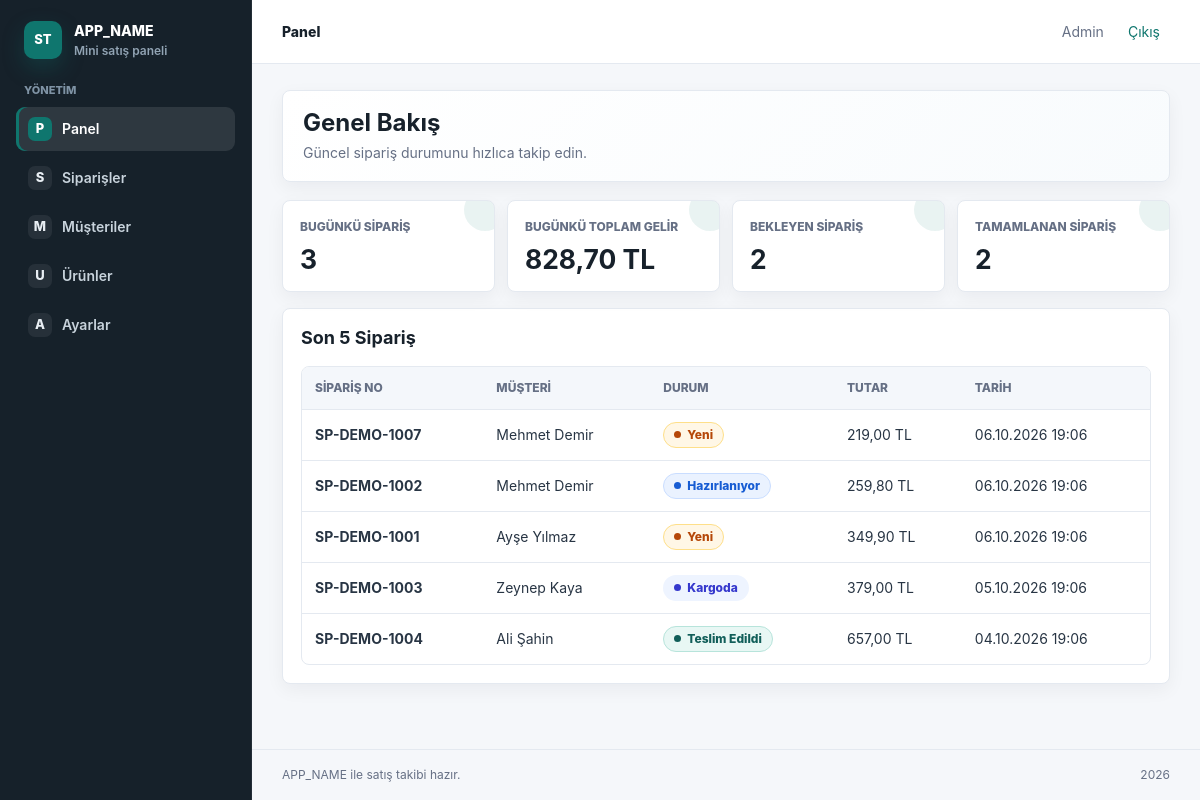
/admin/index.php (signed in), run on the app's committed database.
### tables this page shows
CREATE TABLE IF NOT EXISTS `orders` (
    `id` INT UNSIGNED NOT NULL AUTO_INCREMENT,
    `customer_id` INT UNSIGNED DEFAULT NULL,
    `order_no` VARCHAR(40) NOT NULL,
    `status` VARCHAR(40) NOT NULL DEFAULT 'pending',
    `payment_status` VARCHAR(40) NOT NULL DEFAULT 'waiting',
    `subtotal` DECIMAL(10,2) NOT NULL DEFAULT 0.00,
    `discount_total` DECIMAL(10,2) NOT NULL DEFAULT 0.00,
    `tax_total` DECIMAL(10,2) NOT NULL DEFAULT 0.00,
    `total_amount` DECIMAL(10,2) NOT NULL DEFAULT 0.00,
    `notes` TEXT DEFAULT NULL,
    `created_at` TIMESTAMP NOT NULL DEFAULT CURRENT_TIMESTAMP,
    `updated_at` TIMESTAMP NULL DEFAULT NULL ON UPDATE CURRENT_TIMESTAMP,
    PRIMARY KEY (`id`),
    UNIQUE KEY `orders_order_no_unique` (`order_no`),
    KEY `orders_customer_id_index` (`customer_id`),
    CONSTRAINT `orders_customer_id_fk`
        FOREIGN KEY (`customer_id`) REFERENCES `customers` (`id`)
        ON DELETE SET NULL
        ON UPDATE CASCADE
);

CREATE TABLE IF NOT EXISTS `customers` (
    `id` INT UNSIGNED NOT NULL AUTO_INCREMENT,
    `name` VARCHAR(150) NOT NULL,
    `phone` VARCHAR(40) DEFAULT NULL,
    `email` VARCHAR(190) DEFAULT NULL,
    `address` TEXT DEFAULT NULL,
    `notes` TEXT DEFAULT NULL,
    `created_at` TIMESTAMP NOT NULL DEFAULT CURRENT_TIMESTAMP,
    `updated_at` TIMESTAMP NULL DEFAULT NULL ON UPDATE CURRENT_TIMESTAMP,
    PRIMARY KEY (`id`),
    KEY `customers_name_index` (`name`)
);

### includes/functions.php (called while the page is built, shortened)
<?php
function e(?string $value): string
{
    return htmlspecialchars($value ?? '', ENT_QUOTES, 'UTF-8');
}
function url(string $path = ''): string
{
    return rtrim(APP_URL, '/') . '/' . ltrim($path, '/');
}
function asset(string $path): string
{
    return url($path);
}
function format_money(float $amount): string
{
    return number_format($amount, 2, ',', '.') . ' TL';
}
function order_status_options(): array
{
    return [
        'pending' => 'Yeni',
        'preparing' => 'Hazırlanıyor',
        'shipped' => 'Kargoda',
        'completed' => 'Teslim Edildi',
        'cancelled' => 'İptal',
    ];
}
function order_status_label(string $status): string
{
    $labels = order_status_options();
    return $labels[$status] ?? ucfirst($status);
}

### includes/auth.php (called while the page is built, shortened)
<?php
require_once __DIR__ . '/db.php';
require_once __DIR__ . '/functions.php';
function is_logged_in(): bool
{
    return !empty($_SESSION['auth_user']['id']);
}
function current_user(): ?array
{
    return is_logged_in() ? $_SESSION['auth_user'] : null;
}
    ?>

### includes/db.php (called while the page is built, shortened)
<?php
function db(): PDO
{
    static $pdo = null;
    if ($pdo instanceof PDO) {
        return $pdo;
    }
    $dsn = sprintf(
        'mysql:host=%s;port=%s;dbname=%s;charset=%s',
        DB_HOST,
        DB_PORT,
        DB_NAME,
        DB_CHARSET
    );
    $pdo = new PDO($dsn, DB_USER, DB_PASS, [
        PDO::ATTR_ERRMODE => PDO::ERRMODE_EXCEPTION,
        PDO::ATTR_DEFAULT_FETCH_MODE => PDO::FETCH_ASSOC,
        PDO::ATTR_EMULATE_PREPARES => false,
    ]);
    return $pdo;
}

### admin/index.php (the view, shortened to what this page needs)
<?php
require_once __DIR__ . '/../includes/auth.php';
$todayStats = db()->query(
    'SELECT COUNT(*) AS order_count, COALESCE(SUM(total_amount), 0) AS total_revenue
     FROM orders
     WHERE created_at >= CURDATE()
       AND created_at < DATE_ADD(CURDATE(), INTERVAL 1 DAY)'
)->fetch();
$statusStats = db()->query(
    "SELECT
        COALESCE(SUM(CASE WHEN status = 'pending' THEN 1 ELSE 0 END), 0) AS pending_orders,
        COALESCE(SUM(CASE WHEN status = 'completed' THEN 1 ELSE 0 END), 0) AS completed_orders
     FROM orders"
)->fetch();
$latestOrdersStmt = db()->query(
    'SELECT o.order_no, o.status, o.total_amount, o.created_at, c.name AS customer_name
     FROM orders o
     LEFT JOIN customers c ON c.id = o.customer_id
     ORDER BY o.created_at DESC, o.id DESC
     LIMIT 5'
);
$latestOrders = $latestOrdersStmt->fetchAll();
$page_title = 'Panel';
require_once __DIR__ . '/../includes/header.php';
require_once __DIR__ . '/../includes/sidebar.php';
?>
<main class="content">
    <div class="page-head">
        <div>
            <h1>Genel Bakış</h1>
            <p>Güncel sipariş durumunu hızlıca takip edin.</p>
        </div>
    </div>
    <div class="metric-grid">
        <section class="metric-card">
            <span>Bugünkü Sipariş</span>
            <strong><?php echo (int) ($todayStats['order_count'] ?? 0); ?></strong>
        </section>
        <section class="metric-card">
            <span>Bugünkü Toplam Gelir</span>
            <strong><?php echo e(format_money((float) ($todayStats['total_revenue'] ?? 0))); ?></strong>
        </section>
        <section class="metric-card">
            <span>Bekleyen Sipariş</span>
            <strong><?php echo (int) ($statusStats['pending_orders'] ?? 0); ?></strong>
        </section>
        <section class="metric-card">
            <span>Tamamlanan Sipariş</span>
            <strong><?php echo (int) ($statusStats['completed_orders'] ?? 0); ?></strong>
        </section>
    </div>
    <section class="panel">
        <div class="panel-head">
            <h2>Son 5 Sipariş</h2>
        </div>
        <?php if ($latestOrders): ?>
            <div class="table-wrap">
                <table class="data-table">
                    <thead>
                        <tr>
                            <th>Sipariş No</th>
                            <th>Müşteri</th>
                            <th>Durum</th>
                            <th>Tutar</th>
                            <th>Tarih</th>
                        </tr>
                    </thead>
                    <tbody>
                        <?php foreach ($latestOrders as $order): ?>
                            <tr>
                                <td>
                                    <strong><?php echo e($order['order_no']); ?></strong>
                                </td>
                                <td><?php echo e($order['customer_name'] ?: 'Misafir'); ?></td>
                                <td>
                                    <span class="status-badge status-<?php echo e($order['status']); ?>">
                                        <?php echo e(order_status_label($order['status'])); ?>
                                    </span>
                                </td>
                                <td><?php echo e(format_money((float) $order['total_amount'])); ?></td>
                                <td><?php echo e(date('d.m.Y H:i', strtotime($order['created_at']))); ?></td>
                            </tr>
                        <?php endforeach; ?>
                    </tbody>
                </table>
            </div>
        <?php else: ?>
            <p class="muted">Henüz sipariş bulunmuyor.</p>
        <?php endif; ?>
    </section>
</main>
<?php require_once __DIR__ . '/../includes/footer.php'; ?>

### includes/header.php (shortened to what this page needs)
<?php
$page_title = $page_title ?? 'Panel';
$user = current_user();
?>
<!doctype html>
<html lang="tr">
<head>
    <link rel="stylesheet" href="<?php echo asset('assets/css/style.css'); ?>">
</head>
<body>
    <div class="app-shell">
        <header class="topbar">
            <div class="topbar-left">
                <div class="topbar-title"><?php echo e($page_title); ?></div>
            </div>
            <div class="topbar-user">
                <span><?php echo e($user['name'] ?? 'Yönetici'); ?></span>
                <form method="post" action="<?php echo url('admin/logout.php'); ?>" class="logout-form">
                    <button type="submit" class="logout-button">Çıkış</button>
                </form>
            </div>
        </header>

### includes/sidebar.php
<?php
$nav_items = [
    ['files' => ['index.php'], 'label' => 'Panel', 'href' => 'admin/index.php', 'icon' => 'P'],
    ['files' => ['orders.php', 'order_form.php'], 'label' => 'Siparişler', 'href' => 'admin/orders.php', 'icon' => 'S'],
    ['files' => ['customers.php', 'customer_view.php'], 'label' => 'Müşteriler', 'href' => 'admin/customers.php', 'icon' => 'M'],
    ['files' => ['products.php'], 'label' => 'Ürünler', 'href' => 'admin/products.php', 'icon' => 'U'],
    ['files' => ['settings.php'], 'label' => 'Ayarlar', 'href' => 'admin/settings.php', 'icon' => 'A'],
];
$current_file = basename($_SERVER['SCRIPT_NAME'] ?? '');
?>
        <aside class="sidebar" data-sidebar>
            <a class="brand" href="<?php echo url('admin/index.php'); ?>">
                <span class="brand-mark">ST</span>
                <span class="brand-text">
                    <span class="brand-name"><?php echo e(APP_NAME); ?></span>
                    <span class="brand-subtitle">Mini satış paneli</span>
                </span>
            </a>
            <div class="nav-section">Yönetim</div>
            <nav class="nav">
                <?php foreach ($nav_items as $item): ?>
                    <?php $isActive = in_array($current_file, $item['files'], true); ?>
                    <a class="<?php echo $isActive ? 'is-active' : ''; ?>" href="<?php echo url($item['href']); ?>" <?php echo $isActive ? 'aria-current="page"' : ''; ?>>
                        <span class="nav-icon" aria-hidden="true"><?php echo e($item['icon']); ?></span>
                        <span><?php echo e($item['label']); ?></span>
                    </a>
                <?php endforeach; ?>
            </nav>
        </aside>

### includes/footer.php (shortened to what this page needs)
        <footer class="footer">
            <span><?php echo e(APP_NAME); ?> ile satış takibi hazır.</span>
            <span><?php echo date('Y'); ?></span>
        </footer>
    </div>
</body>
</html>

### data on the page
orders: order_no "SP-DEMO-1007", customer.name "Mehmet Demir", status "Yeni", total_amount "219,00 TL", created_at "06.10.2026 19:06"
orders: order_no "SP-DEMO-1002", customer.name "Mehmet Demir", status "Hazırlanıyor", total_amount "259,80 TL", created_at "06.10.2026 19:06"
orders: order_no "SP-DEMO-1001", customer.name "Ayşe Yılmaz", status "Yeni", total_amount "349,90 TL", created_at "06.10.2026 19:06"
orders: order_no "SP-DEMO-1003", customer.name "Zeynep Kaya", status "Kargoda", total_amount "379,00 TL", created_at "05.10.2026 19:06"
orders: order_no "SP-DEMO-1004", customer.name "Ali Şahin", status "Teslim Edildi", total_amount "657,00 TL", created_at "04.10.2026 19:06"

### other printed values
$page_title "Panel"
$user['name'] "Admin"
APP_NAME "APP_NAME"
$item['icon'] "P"
$item['label'] "Panel"
$item['icon'] "S"
$item['label'] "Siparişler"
$item['icon'] "M"
$item['label'] "Müşteriler"
$item['icon'] "U"
$item['label'] "Ürünler"
$item['icon'] "A"
$item['label'] "Ayarlar"
$todayStats['order_count'] "3"
format_money((float) ($todayStats['total_revenue'] ?? 0)) "828,70 TL"
